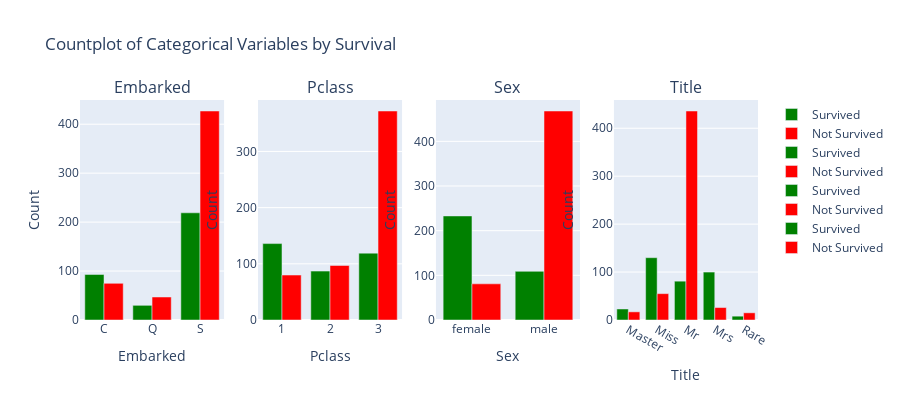

Here is the notebook cell this chart was saved with:
### Code cell
from plotly.subplots import make_subplots
col = ['Embarked', 'Pclass', 'Sex', 'Title']

fig = make_subplots(rows=1, cols=len(col), subplot_titles=col)

for i, c in enumerate(col, start=1):
    grouped_data = df.groupby([c, 'Survived']).size().reset_index(name='Count')
    
    survived_data = grouped_data[grouped_data['Survived'] == 1]
    not_survived_data = grouped_data[grouped_data['Survived'] == 0]
    
    fig.add_trace(go.Bar(x=survived_data[c], y=survived_data['Count'], name='Survived', marker_color='green'), row=1, col=i)
    fig.add_trace(go.Bar(x=not_survived_data[c], y=not_survived_data['Count'], name='Not Survived', marker_color='red'), row=1, col=i)
    
    fig.update_xaxes(title_text=c, row=1, col=i)
    fig.update_yaxes(title_text='Count', row=1, col=i)

# Update figure layout
fig.update_layout(
    title='Countplot of Categorical Variables by Survival',
    height=400,  
    showlegend=True,
    barmode='group',  
)

# Show figure
fig.show()

### Figure 1 — Plotly figure (JSON) as saved in the notebook; plotly's stock layout.template omitted (floating-point values rounded to 4 significant figures)
{"data": [{"marker": {"color": "green"}, "name": "Survived", "type": "bar", "x": ["C", "Q", "S"], "xaxis": "x", "y": [93, 30, 219], "yaxis": "y"}, {"marker": {"color": "red"}, "name": "Not Survived", "type": "bar", "x": ["C", "Q", "S"], "xaxis": "x", "y": [75, 47, 427], "yaxis": "y"}, {"marker": {"color": "green"}, "name": "Survived", "type": "bar", "x": [1, 2, 3], "xaxis": "x2", "y": [136, 87, 119], "yaxis": "y2"}, {"marker": {"color": "red"}, "name": "Not Survived", "type": "bar", "x": [1, 2, 3], "xaxis": "x2", "y": [80, 97, 372], "yaxis": "y2"}, {"marker": {"color": "green"}, "name": "Survived", "type": "bar", "x": ["female", "male"], "xaxis": "x3", "y": [233, 109], "yaxis": "y3"}, {"marker": {"color": "red"}, "name": "Not Survived", "type": "bar", "x": ["female", "male"], "xaxis": "x3", "y": [81, 468], "yaxis": "y3"}, {"marker": {"color": "green"}, "name": "Survived", "type": "bar", "x": ["Master", "Miss", "Mr", "Mrs", "Rare"], "xaxis": "x4", "y": [23, 130, 81, 100, 8], "yaxis": "y4"}, {"marker": {"color": "red"}, "name": "Not Survived", "type": "bar", "x": ["Master", "Miss", "Mr", "Mrs", "Rare"], "xaxis": "x4", "y": [17, 55, 436, 26, 15], "yaxis": "y4"}], "layout": {"annotations": [{"font": {"size": 16}, "showarrow": false, "text": "Embarked", "x": 0.1062, "xanchor": "center", "xref": "paper", "y": 1, "yanchor": "bottom", "yref": "paper"}, {"font": {"size": 16}, "showarrow": false, "text": "Pclass", "x": 0.3688, "xanchor": "center", "xref": "paper", "y": 1, "yanchor": "bottom", "yref": "paper"}, {"font": {"size": 16}, "showarrow": false, "text": "Sex", "x": 0.6313, "xanchor": "center", "xref": "paper", "y": 1, "yanchor": "bottom", "yref": "paper"}, {"font": {"size": 16}, "showarrow": false, "text": "Title", "x": 0.8938, "xanchor": "center", "xref": "paper", "y": 1, "yanchor": "bottom", "yref": "paper"}], "barmode": "group", "height": 400, "showlegend": true, "title": {"text": "Countplot of Categorical Variables by Survival"}, "xaxis": {"anchor": "y", "domain": [0, 0.2125], "title": {"text": "Embarked"}}, "xaxis2": {"anchor": "y2", "domain": [0.2625, 0.475], "title": {"text": "Pclass"}}, "xaxis3": {"anchor": "y3", "domain": [0.525, 0.7375], "title": {"text": "Sex"}}, "xaxis4": {"anchor": "y4", "domain": [0.7875, 1], "title": {"text": "Title"}}, "yaxis": {"anchor": "x", "domain": [0, 1], "title": {"text": "Count"}}, "yaxis2": {"anchor": "x2", "domain": [0, 1], "title": {"text": "Count"}}, "yaxis3": {"anchor": "x3", "domain": [0, 1], "title": {"text": "Count"}}, "yaxis4": {"anchor": "x4", "domain": [0, 1], "title": {"text": "Count"}}}}
